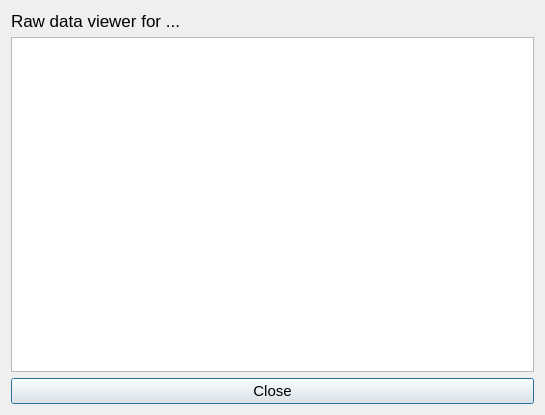
<?xml version="1.0" encoding="UTF-8"?>
<ui version="4.0">
 <class>rawDataViewer</class>
 <widget class="QDialog" name="rawDataViewer">
  <property name="geometry">
   <rect>
    <x>0</x>
    <y>0</y>
    <width>545</width>
    <height>415</height>
   </rect>
  </property>
  <property name="font">
   <font>
    <pointsize>11</pointsize>
   </font>
  </property>
  <property name="windowTitle">
   <string>Raw Data Viewer</string>
  </property>
  <layout class="QGridLayout" name="gridLayout">
   <item row="0" column="0">
    <widget class="QLabel" name="label_Title">
     <property name="font">
      <font>
       <pointsize>13</pointsize>
      </font>
     </property>
     <property name="text">
      <string>Raw data viewer for ...</string>
     </property>
    </widget>
   </item>
   <item row="1" column="0">
    <widget class="QPlainTextEdit" name="plainTextEdit_Data">
     <property name="readOnly">
      <bool>true</bool>
     </property>
    </widget>
   </item>
   <item row="2" column="0">
    <widget class="QPushButton" name="pushButton_Close">
     <property name="text">
      <string>Close</string>
     </property>
    </widget>
   </item>
  </layout>
 </widget>
 <resources/>
 <connections/>
</ui>
